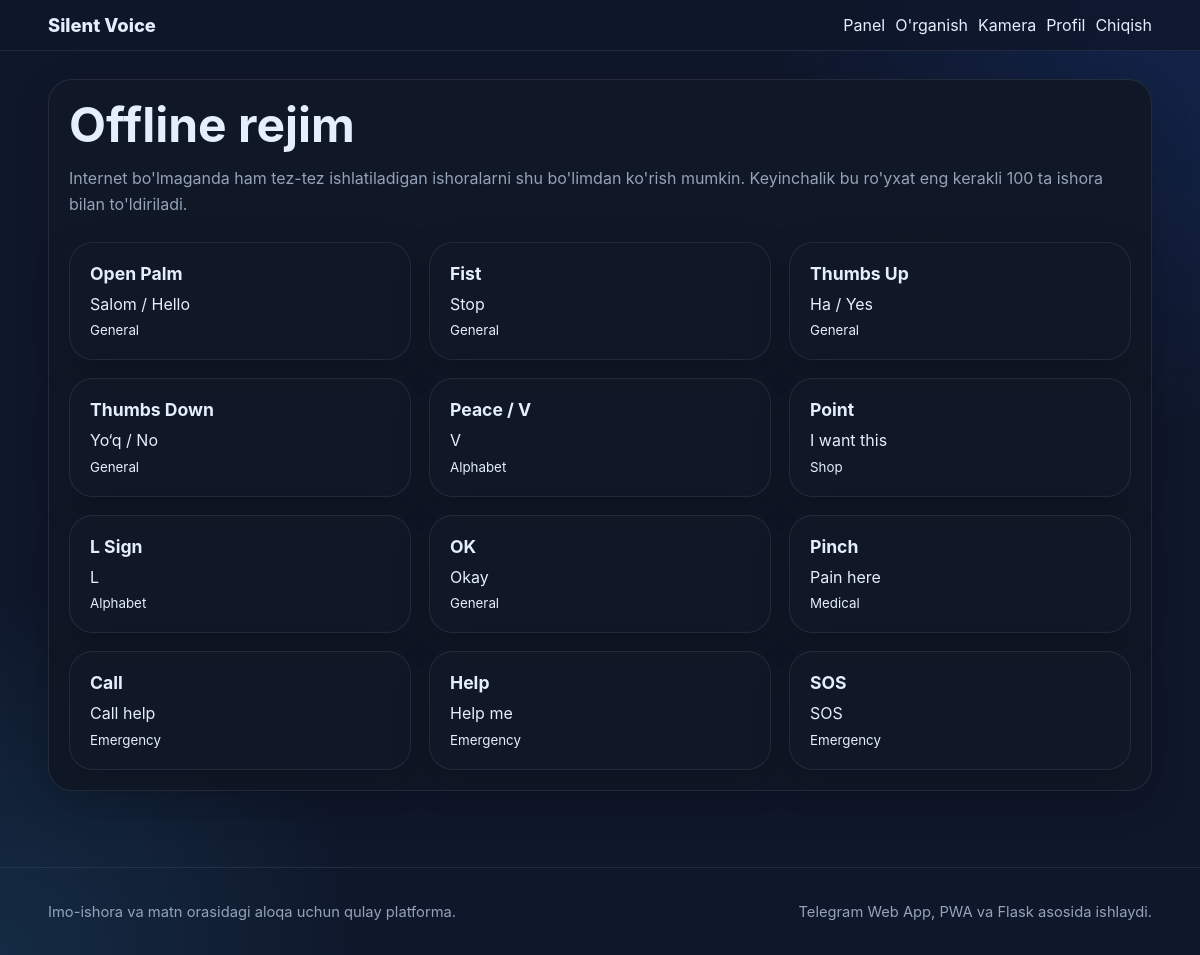
Page /offline-mode (signed in) on the committed database.
### app/models.py (models this page shows)
class Sign(db.Model):
    id = db.Column(db.Integer, primary_key=True)
    title = db.Column(db.String(120), nullable=False)
    category = db.Column(db.String(80), nullable=False)
    meaning = db.Column(db.String(255), nullable=False)
    description = db.Column(db.Text)
    image_url = db.Column(db.String(255))
    video_url = db.Column(db.String(255))
    is_offline = db.Column(db.Boolean, default=False)
    created_at = db.Column(db.DateTime, default=datetime.utcnow)

### app/routes/main.py (the view)
@main_bp.route('/offline-mode')
@login_required
def offline_mode():
    offline_signs = Sign.query.filter_by(is_offline=True).all()
    return render_template('offline_mode.html', offline_signs=offline_signs)

### app/templates/offline_mode.html
{% extends 'base.html' %}
{% block content %}
<section class="card">
  <h1>Offline rejim</h1>
  <p class="muted">Internet bo'lmaganda ham tez-tez ishlatiladigan ishoralarni shu bo'limdan ko'rish mumkin. Keyinchalik bu ro'yxat eng kerakli 100 ta ishora bilan to'ldiriladi.</p>
  {% if offline_signs %}
  <div class="grid three mt-24">
    {% for sign in offline_signs %}
    <article class="card sign-card"><h3>{{ sign.title }}</h3><p>{{ sign.meaning }}</p><small>{{ sign.category }}</small></article>
    {% endfor %}
  </div>
  {% else %}
  <p class="muted mt-24">Hozircha offline kutubxonaga ishoralar qo'shilmagan.</p>
  {% endif %}
</section>
{% endblock %}

### app/static/css/style.css (style rules this page uses)
:root { --tg-theme-bg-color:#0f172a; --tg-theme-secondary-bg-color:#111827; --tg-theme-text-color:#e5eefc; --tg-theme-hint-color:#94a3b8; --tg-theme-link-color:#60a5fa; --tg-theme-button-color:#2563eb; --tg-theme-button-text-color:#f8fafc; --tg-theme-section-bg-color:rgba(17,24,39,.92); --tg-theme-section-separator-color:rgba(148,163,184,.14); --tg-theme-destructive-text-color:#ef4444; --soft:#0b1220; }
* { box-sizing:border-box }
html,body { margin:0;padding:0;font-family:Inter,Arial,sans-serif;background:var(--tg-theme-bg-color);color:var(--tg-theme-text-color) }
body { min-height:100vh;background-image:radial-gradient(circle at top right,rgba(37,99,235,.18),transparent 28%),radial-gradient(circle at bottom left,rgba(56,189,248,.12),transparent 24%) }
.card { background:var(--tg-theme-section-bg-color);border:1px solid var(--tg-theme-section-separator-color);border-radius:24px;padding:20px;box-shadow:0 12px 40px rgba(0,0,0,.16) }
.hero-grid,.grid { display:grid;gap:18px }
.grid.three { grid-template-columns:repeat(3,minmax(0,1fr)) }
h1,h2,h3 { margin:0 0 10px;color:var(--tg-theme-text-color) }
h1 { font-size:clamp(2rem,4vw,3.3rem);line-height:1.05 }
h3 { font-size:1.1rem }
.muted { color:var(--tg-theme-hint-color);line-height:1.6 }
.mt-24 { margin-top:24px }
.sign-card p { margin:.35rem 0 }

### rows in the picture
Sign: title "Open Palm", meaning "Salom / Hello", category "General"
Sign: title "Fist", meaning "Stop", category "General"
Sign: title "Thumbs Up", meaning "Ha / Yes", category "General"
Sign: title "Thumbs Down", meaning "Yo‘q / No", category "General"
Sign: title "Peace / V", meaning "V", category "Alphabet"
Sign: title "Point", meaning "I want this", category "Shop"
Sign: title "L Sign", meaning "L", category "Alphabet"
Sign: title "OK", meaning "Okay", category "General"
Sign: title "Pinch", meaning "Pain here", category "Medical"
Sign: title "Call", meaning "Call help", category "Emergency"
Sign: title "Help", meaning "Help me", category "Emergency"
Sign: title "SOS", meaning "SOS", category "Emergency"
